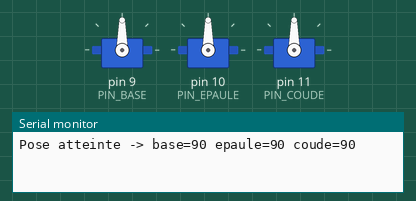
Recording of a sketch running on a simulated Arduino Uno, built with avr-gcc and run on an emulated ATmega328P. Parts: 3 × servo, the last lines printed to the serial monitor.

Above: at 1.05 s.
At 2.7 s:
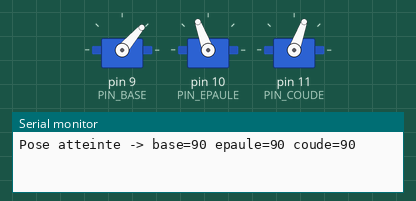
At 3.7 s:
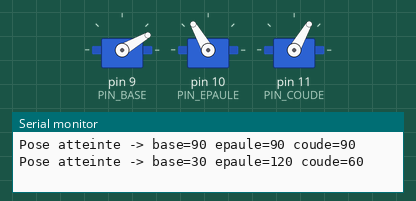
At 4.75 s:
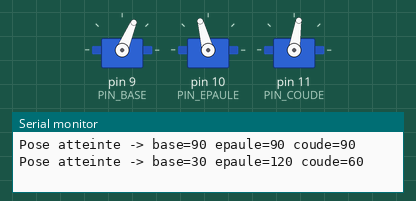
At 6.6 s:
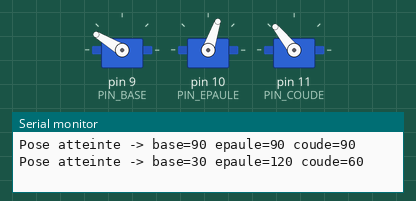
At 8.45 s:
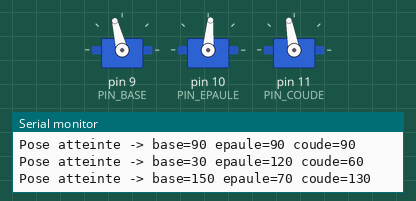
Timing chart, 0 to 13.7 s (numbered marks = the images above):
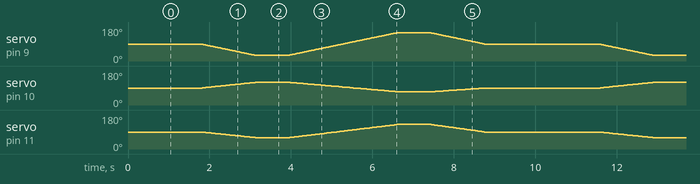

The sketch:

bras_3ddl.ino
```cpp
/*
  Devoir 3 - Bras robotique à 3 degrés de liberté (Arduino Uno, Tinkercad)
  3 servomoteurs = 3 articulations rotoïdes en chaîne ouverte (RRR)
    - servoBase     (D9)  : rotation autour de l'axe vertical (lacet)
    - servoEpaule   (D10) : élévation du bras
    - servoCoude    (D11) : flexion de l'avant-bras

  Analogie avec le langage VAL3 (Stäubli) vu en cours :
    - une pose = un "joint" (angles des articulations)  -> struct Pose
    - movej(pose, vitesse)                              -> moveToPose()
    - sequence dans begin() ... end()                   -> loop()
*/
#include <Servo.h>

// ---------- Broches ----------
const int PIN_BASE   = 9;
const int PIN_EPAULE = 10;
const int PIN_COUDE  = 11;

// ---------- Limites articulaires (équivalent "Arm Limits") ----------
const int ANGLE_MIN = 10;
const int ANGLE_MAX = 170;

// ---------- Poses (angles en degrés) : "joint locations" ----------
struct Pose { int base; int epaule; int coude; };
const Pose POSE_REPOS  = {90,  90,  90};   // jSafe
const Pose POSE_PRISE  = {30, 120,  60};   // jPick
const Pose POSE_DEPOT  = {150, 70, 130};   // jPlace

// ---------- Paramètres de mouvement ----------
const int  VITESSE_PCT = 50;   // 1..100 : équivalent d'une vitesse en % (mdesc.vel)
const int  PAUSE_MS    = 800;  // temps d'arrêt aux poses (équivalent waitEndMove + pause)

Servo servoBase, servoEpaule, servoCoude;
Pose  poseCourante = POSE_REPOS;

int limiter(int a) { return constrain(a, ANGLE_MIN, ANGLE_MAX); }

// Mouvement articulaire coordonné : toutes les articulations arrivent en même temps
// (interpolation linéaire dans l'espace des articulations, comme movej).
void moveToPose(const Pose &cible, int vitessePct) {
  int dB = limiter(cible.base)   - poseCourante.base;
  int dE = limiter(cible.epaule) - poseCourante.epaule;
  int dC = limiter(cible.coude)  - poseCourante.coude;
  int n  = max(abs(dB), max(abs(dE), abs(dC)));      // nombre de pas = plus grand déplacement
  int delaiMs = map(constrain(vitessePct, 1, 100), 1, 100, 40, 3);  // + vite = + court

  for (int i = 1; i <= n; i++) {
    servoBase.write  (poseCourante.base   + (long)dB * i / n);
    servoEpaule.write(poseCourante.epaule + (long)dE * i / n);
    servoCoude.write (poseCourante.coude  + (long)dC * i / n);
    delay(delaiMs);
  }
  poseCourante = {limiter(cible.base), limiter(cible.epaule), limiter(cible.coude)};
  Serial.print("Pose atteinte -> base=");   Serial.print(poseCourante.base);
  Serial.print(" epaule=");                 Serial.print(poseCourante.epaule);
  Serial.print(" coude=");                  Serial.println(poseCourante.coude);
}

void setup() {
  Serial.begin(9600);
  servoBase.attach(PIN_BASE);
  servoEpaule.attach(PIN_EPAULE);
  servoCoude.attach(PIN_COUDE);
  servoBase.write(POSE_REPOS.base);
  servoEpaule.write(POSE_REPOS.epaule);
  servoCoude.write(POSE_REPOS.coude);
  delay(1000);
}

void loop() {
  // Séquence type pick & place : repos -> prise -> dépôt -> repos
  moveToPose(POSE_REPOS, VITESSE_PCT); delay(PAUSE_MS);
  moveToPose(POSE_PRISE, VITESSE_PCT); delay(PAUSE_MS);
  moveToPose(POSE_DEPOT, VITESSE_PCT); delay(PAUSE_MS);
  moveToPose(POSE_REPOS, VITESSE_PCT); delay(2000);
}
```
